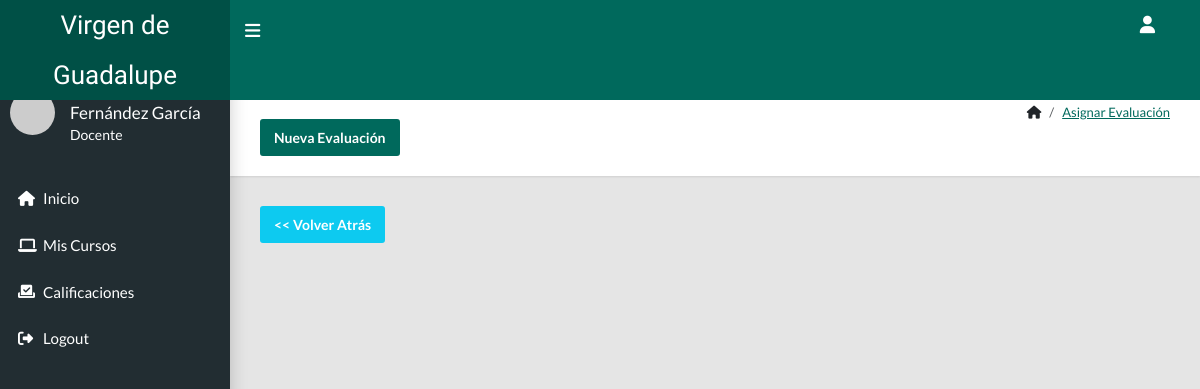
Page /profesor/evaluacion.php?curso=6&contenido=1 (signed in) on the earlier database version.
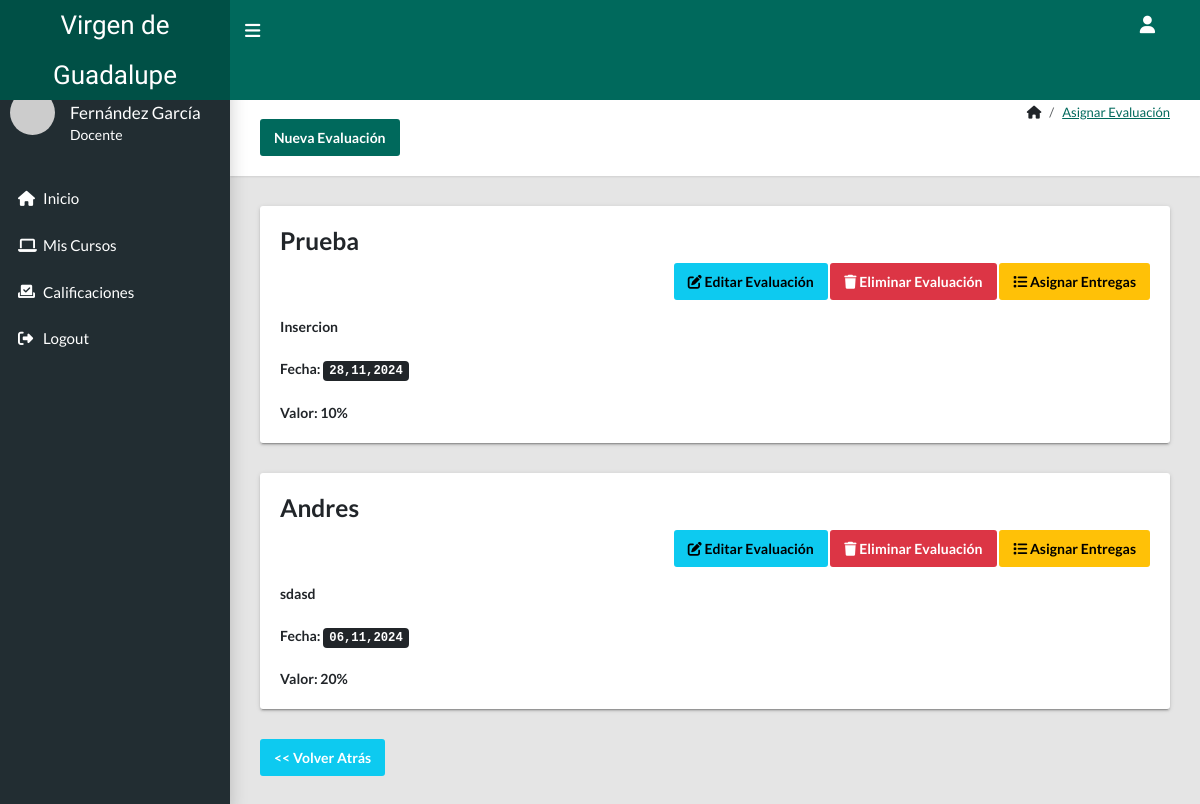
Same page on the later database version.
### tables this page shows
CREATE TABLE `evaluaciones` (
  `evaluacion_id` int(11) NOT NULL,
  `nombre_evaluacion` varchar(100) NOT NULL,
  `descripcion` varchar(255) NOT NULL,
  `fecha` date NOT NULL,
  `porcentaje` varchar(100) NOT NULL,
  `contenido_id` int(11) NOT NULL
);

### profesor/evaluacion.php (the view, shortened to what this page needs)
<?php
if(!empty($_GET['curso']) || empty($_GET['contenido'])){
    $curso = $_GET['curso'];
    $contenido =$_GET['contenido'];
}else{
    header("location: profesor/");
}
require_once 'includes/header.php';
require_once '../includes/conexion.php';
$sql = "SELECT *,date_format(fecha, '%d,%m,%Y') as fecha FROM evaluaciones WHERE contenido_id = $contenido";
$query = $pdo->prepare($sql);
$query -> execute();
$row = $query ->rowCount();
?>
<main class="app-content">
      <div class="app-title">
        <div>
          <h1><i class="bi bi-speedometer"></i> Asignar Evaluación</h1>
          <button class="btn btn-primary" type="button" onclick="openModalEvaluacion()" style="margin-top: 20px;">Nueva Evaluación</button>
        </div>
        <ul class="app-breadcrumb breadcrumb">
          <li class="breadcrumb-item"><i class="fa-solid fa-house"></i></li>
          <li class="breadcrumb-item"><a href="#">Asignar Evaluación</a></li>
        </ul>
      </div>
      <div class="row">
      <?php if ($row > 0) {
        while ($data = $query->fetch()) { ?>
        <div class="col-md-12">
          <div class="tile">
          <div class="tile-body">
              <div class="title-title-w-btn">
                <h3 class="title"><?= $data['nombre_evaluacion'] ?></h3>
                <p class="col text-end">
                    <button class="btn btn-info icon-btn" onclick="editarEvaluacion(<?= $data['evaluacion_id']; ?>)"><i class="fa-solid fa-pen-to-square"></i> Editar Evaluación</button>
                    <button class="btn btn-danger icon-btn" onclick="eliminarEvaluacion(<?= $data['evaluacion_id']; ?>)"><i class="fa-solid fa-trash"></i> Eliminar Evaluación</button>
                    <a class="btn btn-warning icon-btn"
                      href="entregas.php?curso=<?= $curso ?>&contenido=<?= $data['contenido_id']; ?>&eva=<?= $data['evaluacion_id']; ?>">
                      <i class="fa-solid fa-list"></i> Asignar Entregas
                    </a>
                </p>
              </div>
              <div class="title-body">
                <b><?= $data['descripcion']; ?></b><br><br>
                <b>Fecha: <kbd><?= $data['fecha']; ?></kbd></b><br><br>
                <b>Valor: <?= $data['porcentaje']; ?></b>
              </div>
            </div>
          </div>
        </div>
        <?php }
      } ?>
      </div>
      <div class="">
        <a href="contenido.php?curso=<?= $curso ?>" class="btn btn-info text-white"><< Volver Atrás</a>
      </div>
    </main>
<?php
require_once 'includes/footer.php';
?>

Differences in the rows shown:
added evaluaciones: nombre_evaluacion "Prueba", descripcion "Insercion", fecha "28,11,2024", porcentaje "10%"
added evaluaciones: nombre_evaluacion "Andres", descripcion "sdasd", fecha "06,11,2024", porcentaje "20%"
